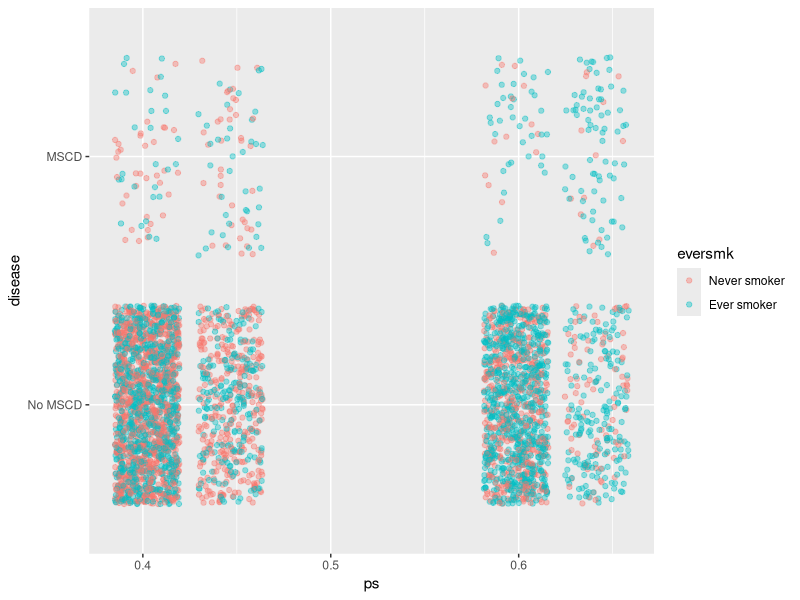
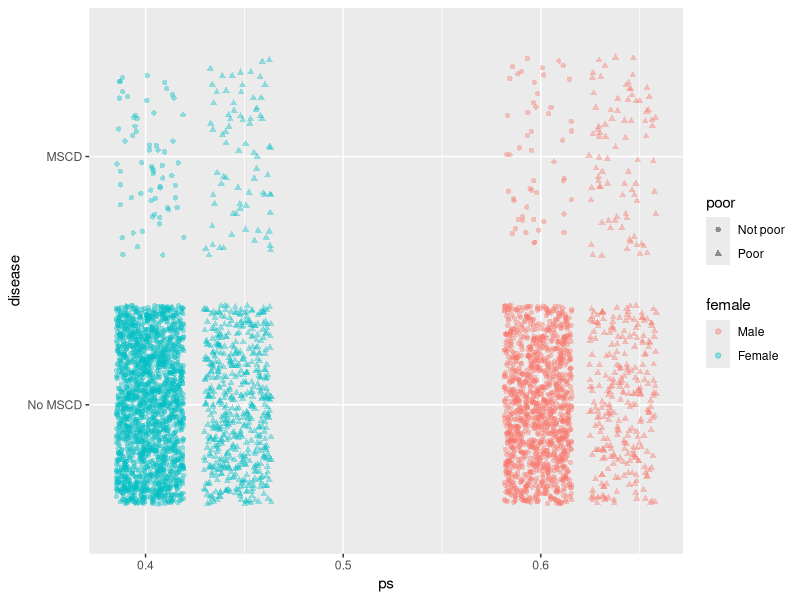
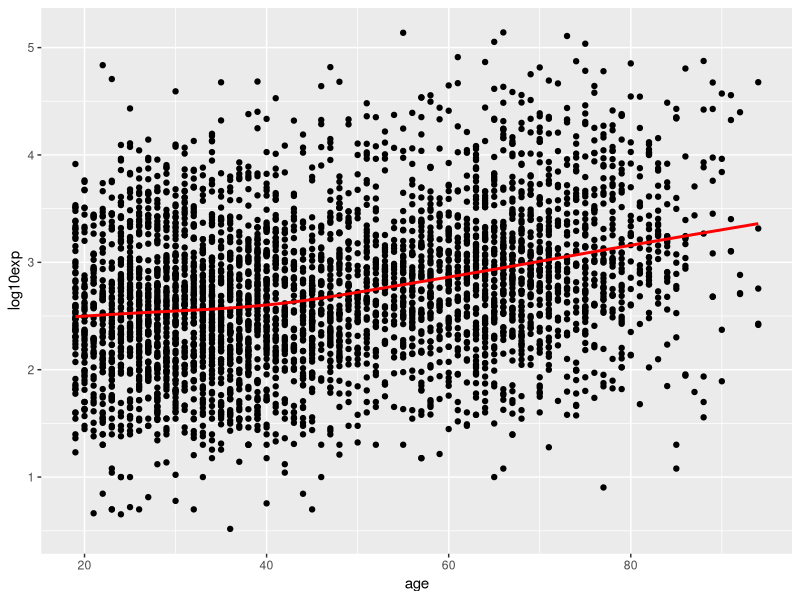
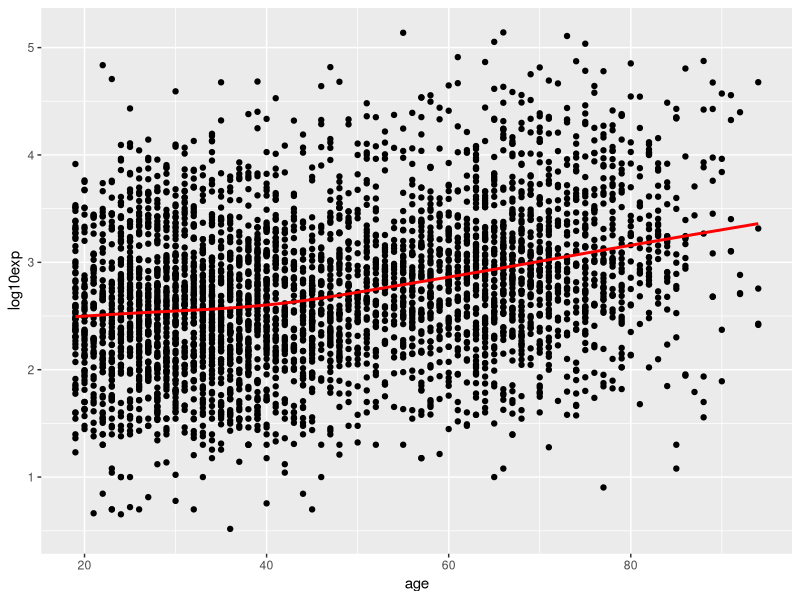
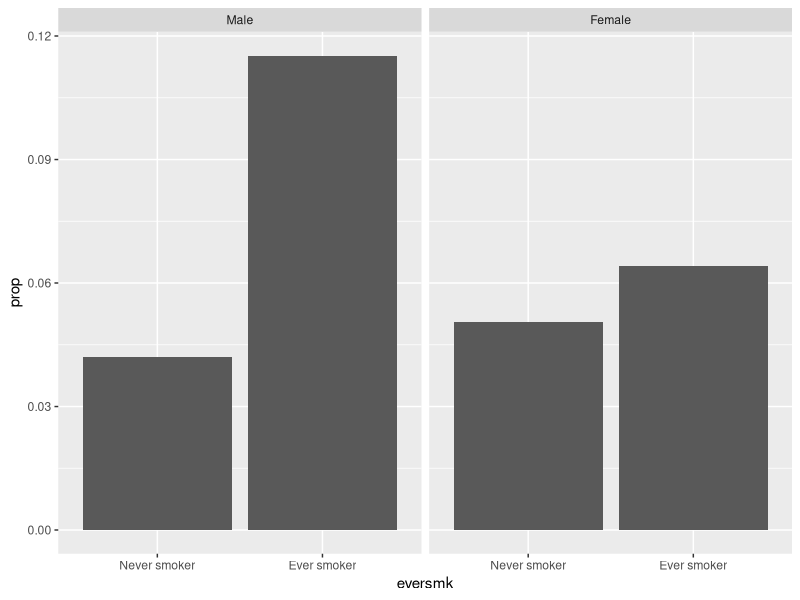

Reproduce these figures in R, in order.
## ---- chunk 1
knitr::opts_chunk$set(echo = TRUE, message = FALSE, error = TRUE)
knitr::opts_knit$set(root.dir = "/cloud/project")
## ---- chunk 2
library(tidyverse)  # core group of tidyverse packages
library(kableExtra)  # to make nice tables
library(broom)  # for tidy model summaries
## ---- chunk 3
nmes_data <- read_csv("module_1/nmesUNPROC.csv")

nmes_data <- nmes_data %>%
  mutate(eversmk = factor(eversmk, levels = c("0", "1"), labels = c("Never smoker", "Ever smoker")),
         lc5 = factor(lc5, levels = c("0", "1"), labels = c("No LC", "LC")),
         chd5 = factor(chd5, levels = c("0", "1"), labels = c("No CHD", "CHD")),
         female = factor(female, levels= c("0", "1"), labels = c("Male", "Female")),
         current = factor(current, levels= c("0", "1"), labels = c("Not current smoker", "Current smoker")),
         former = factor(former, levels= c("0", "1"), labels = c("Not former smoker", "Former smoker")),
         beltuse = factor(beltuse, levels= c("1", "2", "3"), labels = c("Rare", "Some", "Almost always")),
         educate = factor(educate, levels= c("1", "2", "3", "4"), labels = c("College grad", "Some college", "HS grad", "Other")),
         marital = factor(marital, levels= c("1", "2", "3", "4", "5"), labels = c("Married", "Widowed", "Divorced", "Separated", "Never married")),
         poor = factor(poor, levels= c("0", "1"), labels = c("Not poor", "Poor"))
         )

nmes_data <- nmes_data %>%
  mutate(disease = factor(lc5 == "LC" | chd5 == "CHD", 
                          levels=c(FALSE,TRUE), 
                          labels=c("No MSCD", "MSCD")))
## ---- chunk 4
prop_model <- glm(eversmk ~ female + poor, family = binomial(link="logit"), data=nmes_data, na.action = na.exclude)

nmes_data <- nmes_data %>%
  mutate(ps = predict(prop_model, type = "response"))


ggplot(data = nmes_data) +
  geom_jitter(mapping = aes(x=ps, y=disease, color=eversmk), alpha = .4) 
## ---- chunk 5
ggplot(data = nmes_data) +
  geom_jitter(mapping = aes(x=ps, y=disease, color=female, shape = poor), alpha = .4) 

## ---- chunk 6
my_model <- glm(disease ~ eversmk + age + female, family=binomial(link="logit"), data=nmes_data)

my_model_results <- tidy(my_model, 
                         exponentiate = TRUE,
                         conf.int = TRUE)

my_model_results$term <- c("Intercept", "Ever smoker", "Age (years)", "Female")

my_model_results
## ---- chunk 7
my_model_results %>%
  filter(term != "Intercept") %>% # remove the row with the intercept
  mutate(conf.int = paste0("(", round(conf.low, 2), ", ", round(conf.high, 2), ")")) %>% # combine the CI terms together into nice format 
  select(Variable = term, `Odds Ratio` = estimate, `p-value` = p.value, `95% Confidence Interval` = conf.int) %>% # select only the columns we want, rearrange columns, and change names
  kable(format = "pipe",
        digits = 3,
        align = c("l", "r", "r", "r"))
## ---- chunk 8
my_model_results %>% filter(term == "Ever smoker") %>% select(estimate) %>% pull()
## ---- chunk 9
format(3452345, digits = 2, big.mark = ",")
format(0.12358124331, digits = 2, big.mark = ",")
format(9e-2, digits = 3, scientific = FALSE)
## ---- chunk 10
figcap.nmes = paste0("Figure 1: Scatter plot of log10 medical expenditures vs age for n=", nrow(nmes_data), " observations")
## ---- chunk 11
nmes_data %>%
  mutate(log10exp = log10(totalexp)) %>%
  ggplot(mapping = aes(x = age, y = log10exp)) + 
  geom_point() + 
  geom_smooth(se = FALSE, color = "red")
## ---- chunk 12
figcap.nmes = paste0("Figure 1: Scatter plot of log10 medical expenditures vs age for n=", nrow(nmes_data), " observations")
## ---- chunk 13
nmes_data %>%
  mutate(log10exp = log10(totalexp)) %>%
  ggplot(mapping = aes(x = age, y = log10exp)) + 
  geom_point() + 
  geom_smooth(se = FALSE, color = "red")
## ---- chunk 14
# fit propensity score model: trt ~ confounders
prop_model <- glm(eversmk ~ age + female, family = binomial(link="logit"), data=nmes_data, na.action = na.exclude)

# calculate propensity scores:
nmes_data <- nmes_data %>%
  mutate(ps = predict(prop_model, type = "response"))

# calculate propensity score quintiles:
ps_quintiles <- quantile(nmes_data$ps, probs=c(0, 0.2, 0.4, 0.6, 0.8, 1), na.rm=TRUE)

nmes_data <- nmes_data %>%
  mutate(ps_strata = cut(ps, breaks=ps_quintiles, include.lowest=TRUE))

# model log odds of disease from smoking and ps quintiles
model_ps_strata <- glm(disease ~ eversmk + ps_strata, family = binomial(link="logit"), data=nmes_data)
summary(model_ps_strata)

# transform log OR to OR
exp(coef(model_ps_strata))
## ---- chunk 15
my_table <- nmes_data %>%
  count(female, eversmk, disease) %>%
  group_by(female, eversmk) %>%
  mutate(prop = n/sum(n)) %>%
  filter(disease == "MSCD")

my_table %>%
  ggplot() +
  geom_bar(aes(x = eversmk, y = prop), stat = "identity") + 
  facet_wrap(~ female)
